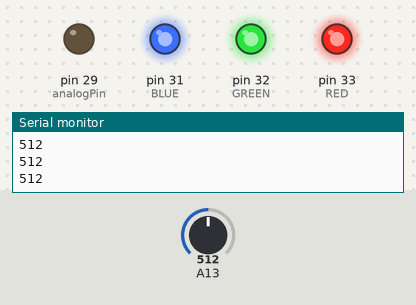
A sketch run on a simulated Arduino Mega 2560, built with avr-gcc and run on an emulated ATmega2560. On the bench: output pins drawn as LEDs (lit = HIGH), the last lines printed to the serial monitor. Inputs (shaded band) come from the test bench; at power-on: A13 = 512.

Above: at 1.2 s.
1.3 s: A13 set to 552
2.8 s: A13 set to 586
At 3.9 s:
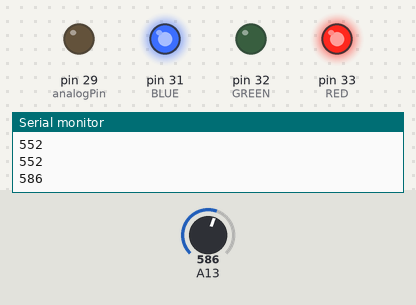
At 5.4 s:
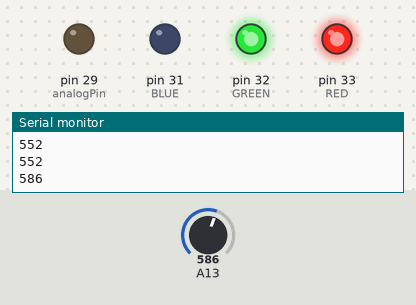
Timing chart, 0 to 11.8 s (numbered marks = the images above; inputs shaded):
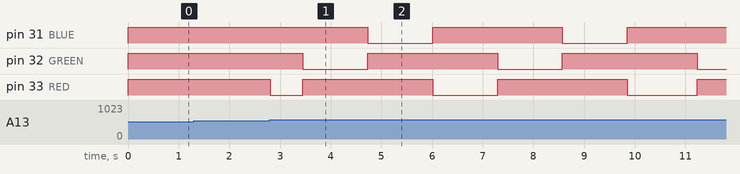

Measured:
- the behaviour switches between 570 and 571 on A13 (found by bisection; images 0 and 1)
- after the input at 2.8 s, pin 31 (BLUE): alternates HIGH for 2.6 s and LOW for 1.3 s, starting after 1.9 s; pin 32 (GREEN): alternates HIGH for 2.6 s and LOW for 1.3 s, starting after 0.65 s; pin 33 (RED): HIGH → LOW at once, then repeats every 3.8 s: HIGH 2.6 s, LOW 1.3 s

The sketch:

LEDetector.ino
```cpp
// maps analogPin to PE3
int analogPin = 29;

// mapping Red to PD6, Green to PD7, blue to PF4
int RED = 33, GREEN = 32, BLUE = 31;

// initializing values for LED
int redVal;
int greenVal;
int blueVal;
int delayTime = 5;

void setup()
{
  // sets up pin mode for photoresistor.
  Serial.begin(9600); // initialize serial communication for photoresistor
  pinMode(analogPin, OUTPUT);

  // sets up pinMode for LED
   pinMode(RED, OUTPUT);
   pinMode(GREEN, OUTPUT);
   pinMode(BLUE, OUTPUT);
}


void loop()
{
  int lightLevel = analogRead(analogPin); // Read the light level
  int MAX_RES = 255; // this variable will hold our resolution.
  Serial.println(lightLevel); // Print the analog value to Serial (used to test sensor)

  // default mode is off, unless triggered by moving person
   int greenVal = MAX_RES; // max voltage will give us no color
   int blueVal = MAX_RES;
   int redVal = MAX_RES;
   analogWrite( RED, redVal );
   analogWrite( GREEN, greenVal );
   analogWrite( BLUE, blueVal );

     // the darker the environment, the greater the reading
    if (lightLevel > 570) {


      // Turns on the rainbow LED
      for (int i; i < 2; i += 1){

         // begins as full red
         int redVal = 0;
         int greenVal = MAX_RES;
         int blueVal = MAX_RES;
         analogWrite( RED, redVal );
         analogWrite( GREEN, greenVal );
         analogWrite( BLUE, blueVal );

         // Changes from red to green
         for( int i = 0 ; i < MAX_RES ; i += 1 ){
           greenVal -= 1;
           redVal += 1;
           analogWrite( RED, redVal ); // sets to redVal
           analogWrite( GREEN, greenVal ); // sets to greenVal

           delay( delayTime ); // wait for how long delay time is
         }

         // changes to full green
         redVal = MAX_RES;
         greenVal = 0;
         blueVal = MAX_RES;
         analogWrite( RED, redVal );
         analogWrite( GREEN, greenVal );
         analogWrite( BLUE, blueVal );

         // Change from green to blue
         for( int i = 0 ; i < MAX_RES ; i += 1 ){
           blueVal -= 1;
           greenVal += 1;
           analogWrite( BLUE, blueVal ); // sets blueVal
           analogWrite( GREEN, greenVal ); // sets greenVal

           delay( delayTime ); // wait for how long delay time is
         }

         // changes to full blue.
         redVal = MAX_RES;
         greenVal = MAX_RES;
         blueVal = 0;
         analogWrite( RED, redVal );
         analogWrite( GREEN, greenVal );
         analogWrite( BLUE, blueVal );

         // fade from blue to red
         for( int i = 0 ; i < MAX_RES ; i += 1 ){
           redVal -= 1;
           blueVal += 1;
           analogWrite( RED, redVal ); // sets redVal
           analogWrite( BLUE, blueVal ); // sets blueVal

           delay( delayTime ); // wait for how long delay time is
      }
    }
  }
  delay(100); // delay for 0.1 seconds
 }
```
